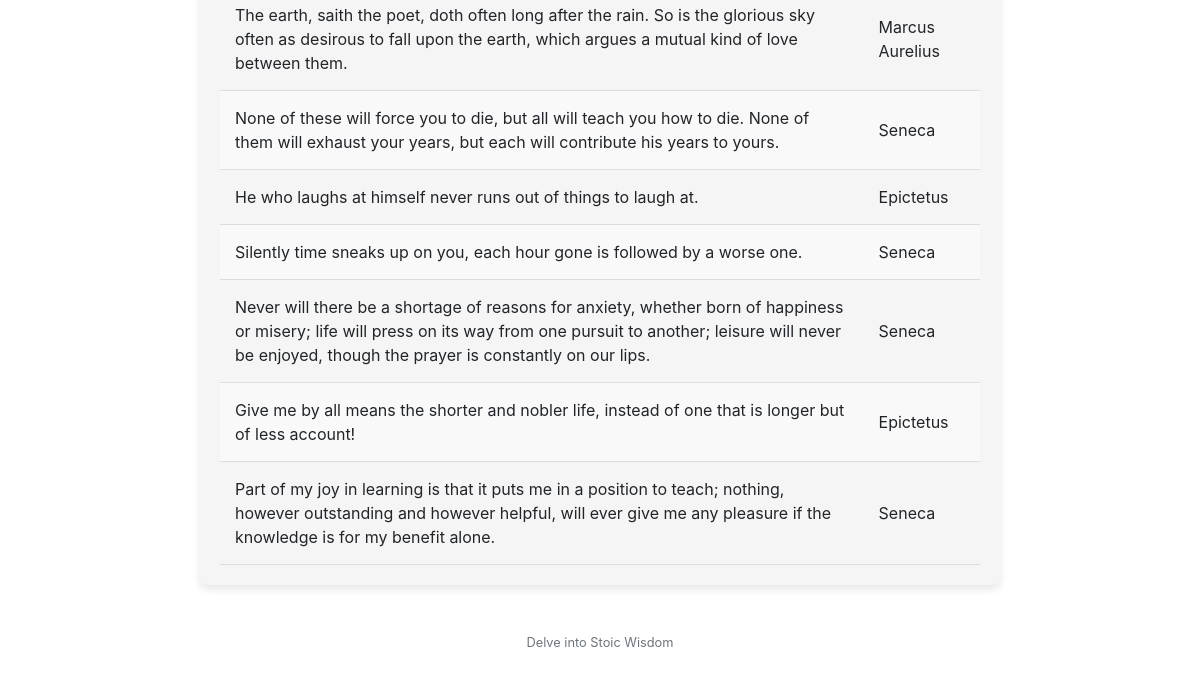
Page / (signed in, lower part) on the earlier database version.
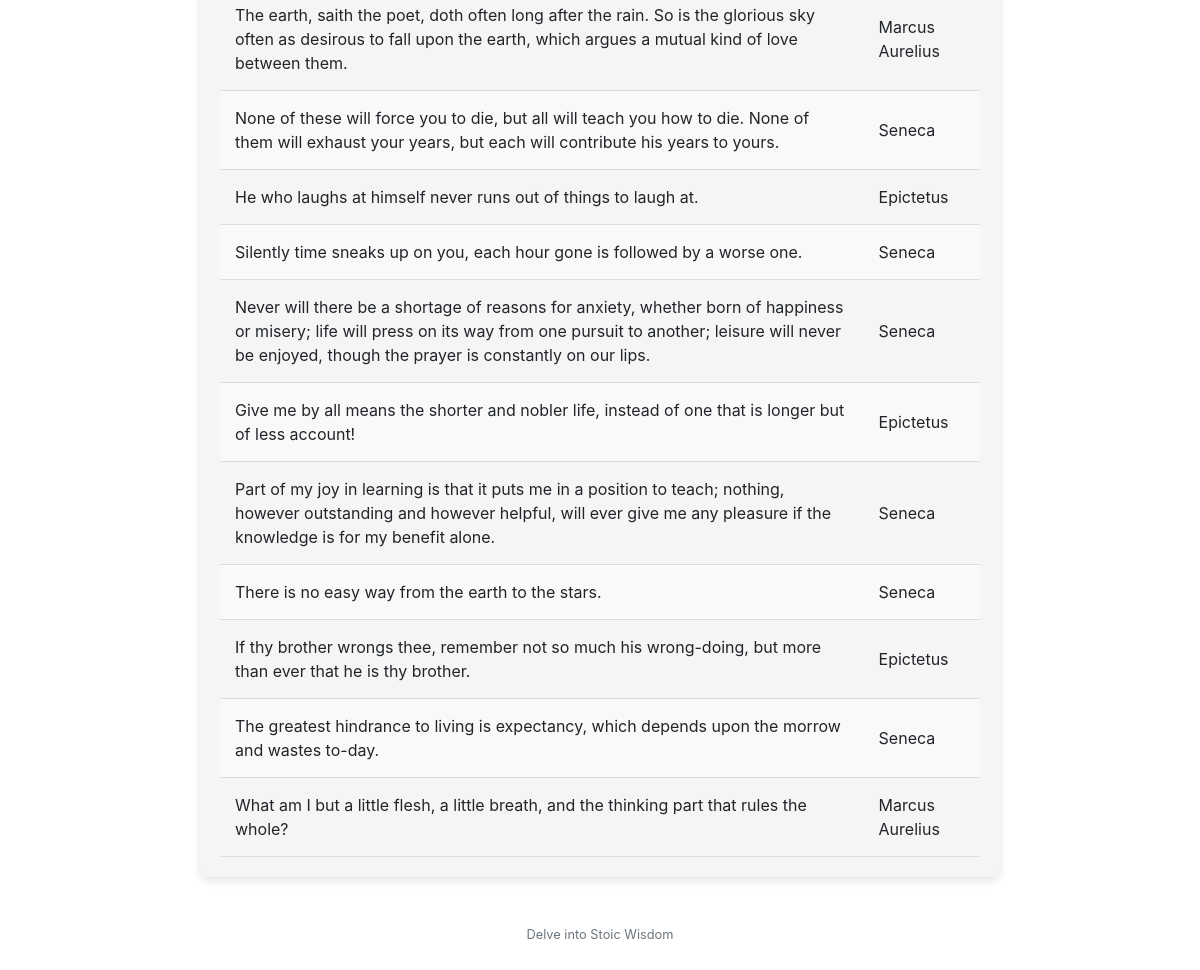
Same page on the later database version.
### tables this page shows
CREATE TABLE quotes (
            id INTEGER PRIMARY KEY,
            quote_text TEXT NOT NULL,
            author TEXT NOT NULL,
            user_id INTEGER,
            FOREIGN KEY(user_id) REFERENCES users(id)
        );

### app.py (the view)
@app.route('/')
@login_required
def index():
    quotes = get_saved_quotes()
    return render_template('index.html', quotes=quotes)

### app.py (called while the page is built)
@app.after_request
def after_request(response):
    response.headers["Cache-Control"] = "no-cache, no-store, must-revalidate"
    response.headers["Expires"] = 0
    response.headers["Pragma"] = "no-cache"
    return response

### helpers.py (called while the page is built)
def login_required(f):
    @wraps(f)
    def decorated_function(*args, **kwargs):
        if session.get("user_id") is None:
            return redirect("/login")
        return f(*args, **kwargs)
    return decorated_function

def get_saved_quotes():
    connection = sqlite3.connect('quotes_app.db')
    cursor = connection.cursor()
    cursor.execute("SELECT quote_text, author FROM quotes")
    quotes = cursor.fetchall()
    connection.close()
    print(quotes)
    return quotes

### templates/index.html (shortened to what this page needs)
{% extends "layout.html" %}
{% block main %}
    <div class="quotes-table-container">
        <table class="quotes-table">
            <tbody>
                {% for quote in quotes %}
                <tr>
                    <td>{{ quote[0] }}</td>
                    <td>{{ quote[1] }}</td>
                </tr>
                {% endfor %}
            </tbody>
        </table>
    </div>
{% endblock %}

### templates/layout.html (shortened to what this page needs)
<!DOCTYPE html>
<html lang="en">
    <head>
        <link href="https://cdn.jsdelivr.net/npm/bootstrap@5.1.3/dist/css/bootstrap.min.css" rel="stylesheet">
        <link href="/static/styles.css" rel="stylesheet">
        <link rel="stylesheet" href="https://cdn.jsdelivr.net/npm/bootstrap@4.4.1/dist/css/bootstrap.min.css">
    </head>
    <body>
        <main class="container-fluid py-5 text-center">
            {% block main %}{% endblock %}
        </main>
        <footer class="mb-5 small text-center text-muted">
            Delve into Stoic Wisdom
        </footer>
    </body>
</html>

### static/styles.css (style rules this page uses)
.quotes-table-container { max-width: 800px; margin: auto; padding: 20px; background-color: #f5f5f5; border-radius: 8px; box-shadow: 0 4px 8px rgba(0, 0, 0, 0.1); }
.quotes-table { width: 100%; border-collapse: collapse; }
.quotes-table th, .quotes-table td { padding: 15px; text-align: left; border-bottom: 1px solid #ddd; }
.quotes-table tr:nth-child(even) { background-color: #f9f9f9; }

Differences in the rows shown:
added quotes: quote_text "There is no easy way from the earth to the stars.", author "Seneca"
added quotes: quote_text "If thy brother wrongs thee, remember not so much his wrong-doing, but more than ever that he is thy brother.", author "Epictetus"
added quotes: quote_text "The greatest hindrance to living is expectancy, which depends upon the morrow and wastes to-day.", author "Seneca"
added quotes: quote_text "What am I but a little flesh, a little breath, and the thinking part that rules the whole?", author "Marcus Aurelius"
